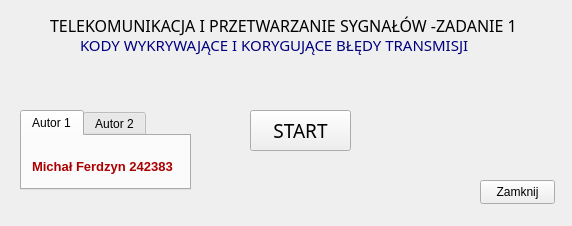
<?xml version="1.0" encoding="UTF-8"?>
<ui version="4.0">
 <class>telekomzad1Class</class>
 <widget class="QWidget" name="telekomzad1Class">
  <property name="geometry">
   <rect>
    <x>0</x>
    <y>0</y>
    <width>572</width>
    <height>226</height>
   </rect>
  </property>
  <property name="windowTitle">
   <string>telekomzad1</string>
  </property>
  <widget class="QPushButton" name="closeBnt">
   <property name="geometry">
    <rect>
     <x>480</x>
     <y>180</y>
     <width>75</width>
     <height>24</height>
    </rect>
   </property>
   <property name="text">
    <string>Zamknij</string>
   </property>
  </widget>
  <widget class="QLabel" name="label">
   <property name="geometry">
    <rect>
     <x>50</x>
     <y>-10</y>
     <width>481</width>
     <height>71</height>
    </rect>
   </property>
   <property name="font">
    <font>
     <family>TechnicBold</family>
     <pointsize>12</pointsize>
    </font>
   </property>
   <property name="text">
    <string>TELEKOMUNIKACJA I PRZETWARZANIE SYGNAŁÓW -ZADANIE 1</string>
   </property>
  </widget>
  <widget class="QLabel" name="label_2">
   <property name="geometry">
    <rect>
     <x>80</x>
     <y>10</y>
     <width>421</width>
     <height>71</height>
    </rect>
   </property>
   <property name="font">
    <font>
     <family>TechnicBold</family>
     <pointsize>11</pointsize>
    </font>
   </property>
   <property name="text">
    <string>&lt;html&gt;&lt;head/&gt;&lt;body&gt;&lt;p&gt;&lt;span style=&quot; color:#00007f;&quot;&gt;KODY WYKRYWAJĄCE I KORYGUJĄCE BŁĘDY TRANSMISJI&lt;/span&gt;&lt;/p&gt;&lt;/body&gt;&lt;/html&gt;</string>
   </property>
  </widget>
  <widget class="QTabWidget" name="tabWidget">
   <property name="enabled">
    <bool>true</bool>
   </property>
   <property name="geometry">
    <rect>
     <x>20</x>
     <y>110</y>
     <width>171</width>
     <height>80</height>
    </rect>
   </property>
   <property name="accessibleDescription">
    <string/>
   </property>
   <property name="autoFillBackground">
    <bool>true</bool>
   </property>
   <property name="currentIndex">
    <number>0</number>
   </property>
   <property name="tttt" stdset="0">
    <string/>
   </property>
   <widget class="QWidget" name="tab">
    <property name="toolTip">
     <string>&lt;html&gt;&lt;head/&gt;&lt;body&gt;&lt;p&gt;gggg&lt;/p&gt;&lt;/body&gt;&lt;/html&gt;</string>
    </property>
    <property name="styleSheet">
     <string notr="true">font: 9pt &quot;Segoe UI&quot;;</string>
    </property>
    <attribute name="title">
     <string>Autor 1</string>
    </attribute>
    <widget class="QLabel" name="label_3">
     <property name="geometry">
      <rect>
       <x>10</x>
       <y>20</y>
       <width>151</width>
       <height>21</height>
      </rect>
     </property>
     <property name="font">
      <font>
       <family>Segoe UI</family>
       <pointsize>9</pointsize>
       <italic>false</italic>
       <bold>false</bold>
      </font>
     </property>
     <property name="text">
      <string>&lt;html&gt;&lt;head/&gt;&lt;body&gt;&lt;p&gt;&lt;span style=&quot; font-size:10pt; font-weight:700; color:#aa0000;&quot;&gt;Michał Ferdzyn 242383&lt;/span&gt;&lt;/p&gt;&lt;/body&gt;&lt;/html&gt;</string>
     </property>
    </widget>
   </widget>
   <widget class="QWidget" name="tab_2">
    <attribute name="title">
     <string>Autor 2</string>
    </attribute>
    <widget class="QLabel" name="label_4">
     <property name="geometry">
      <rect>
       <x>18</x>
       <y>19</y>
       <width>141</width>
       <height>21</height>
      </rect>
     </property>
     <property name="text">
      <string>&lt;html&gt;&lt;head/&gt;&lt;body&gt;&lt;p&gt;&lt;span style=&quot; font-size:10pt; font-weight:700; color:#aa0000;&quot;&gt;Artur Grzybek 242399&lt;/span&gt;&lt;/p&gt;&lt;/body&gt;&lt;/html&gt;</string>
     </property>
    </widget>
   </widget>
  </widget>
  <widget class="QPushButton" name="startButton">
   <property name="geometry">
    <rect>
     <x>250</x>
     <y>110</y>
     <width>101</width>
     <height>41</height>
    </rect>
   </property>
   <property name="font">
    <font>
     <family>TechnicBold</family>
     <pointsize>14</pointsize>
     <italic>false</italic>
     <bold>false</bold>
    </font>
   </property>
   <property name="text">
    <string>START</string>
   </property>
  </widget>
 </widget>
 <layoutdefault spacing="6" margin="11"/>
 <resources>
  <include location="telekomzad1.qrc"/>
 </resources>
 <connections>
  <connection>
   <sender>closeBnt</sender>
   <signal>clicked()</signal>
   <receiver>telekomzad1Class</receiver>
   <slot>close()</slot>
   <hints>
    <hint type="sourcelabel">
     <x>497</x>
     <y>170</y>
    </hint>
    <hint type="destinationlabel">
     <x>391</x>
     <y>205</y>
    </hint>
   </hints>
  </connection>
  <connection>
   <sender>startButton</sender>
   <signal>clicked()</signal>
   <receiver>telekomzad1Class</receiver>
   <slot>callFunctions()</slot>
   <hints>
    <hint type="sourcelabel">
     <x>300</x>
     <y>140</y>
    </hint>
    <hint type="destinationlabel">
     <x>290</x>
     <y>131</y>
    </hint>
   </hints>
  </connection>
 </connections>
 <slots>
  <signal>otworzFunkcje()</signal>
  <signal>signal2()</signal>
  <slot>dodajFunkcje()</slot>
  <slot>slot2()</slot>
  <slot>openWidnow()</slot>
  <slot>openWindow()</slot>
  <slot>callFunctions()</slot>
  <slot>slot3()</slot>
  <slot>pokazMacierz()</slot>
 </slots>
</ui>
